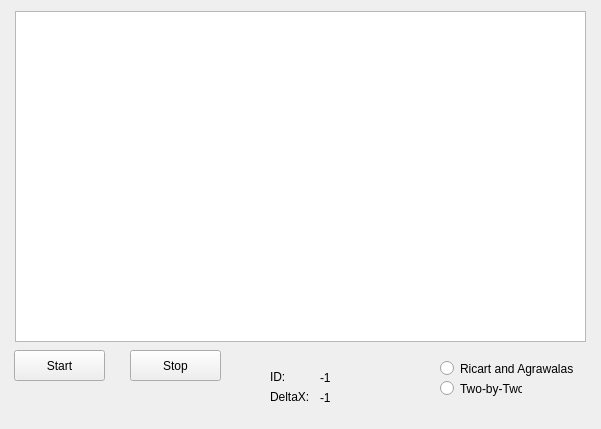
<?xml version="1.0" encoding="UTF-8"?>
<ui version="4.0">
 <class>Widget</class>
 <widget class="QWidget" name="Widget">
  <property name="geometry">
   <rect>
    <x>0</x>
    <y>0</y>
    <width>601</width>
    <height>429</height>
   </rect>
  </property>
  <property name="windowTitle">
   <string>Widget</string>
  </property>
  <widget class="QGraphicsView" name="graphicsView">
   <property name="geometry">
    <rect>
     <x>15</x>
     <y>11</y>
     <width>571</width>
     <height>331</height>
    </rect>
   </property>
  </widget>
  <widget class="QPushButton" name="btn_start">
   <property name="geometry">
    <rect>
     <x>14</x>
     <y>350</y>
     <width>91</width>
     <height>31</height>
    </rect>
   </property>
   <property name="text">
    <string>Start</string>
   </property>
  </widget>
  <widget class="QPushButton" name="btn_stop">
   <property name="geometry">
    <rect>
     <x>130</x>
     <y>350</y>
     <width>91</width>
     <height>31</height>
    </rect>
   </property>
   <property name="text">
    <string>Stop</string>
   </property>
  </widget>
  <widget class="QLabel" name="z_delta">
   <property name="geometry">
    <rect>
     <x>270</x>
     <y>390</y>
     <width>46</width>
     <height>13</height>
    </rect>
   </property>
   <property name="text">
    <string>DeltaX:</string>
   </property>
  </widget>
  <widget class="QLabel" name="z_id">
   <property name="geometry">
    <rect>
     <x>270</x>
     <y>370</y>
     <width>46</width>
     <height>13</height>
    </rect>
   </property>
   <property name="text">
    <string>ID:</string>
   </property>
  </widget>
  <widget class="QLabel" name="lbl_id">
   <property name="geometry">
    <rect>
     <x>320</x>
     <y>370</y>
     <width>91</width>
     <height>16</height>
    </rect>
   </property>
   <property name="text">
    <string>-1</string>
   </property>
  </widget>
  <widget class="QLabel" name="lbl_delta">
   <property name="geometry">
    <rect>
     <x>320</x>
     <y>390</y>
     <width>111</width>
     <height>16</height>
    </rect>
   </property>
   <property name="text">
    <string>-1</string>
   </property>
  </widget>
  <widget class="QRadioButton" name="rd_Ricart">
   <property name="geometry">
    <rect>
     <x>440</x>
     <y>360</y>
     <width>141</width>
     <height>17</height>
    </rect>
   </property>
   <property name="text">
    <string>Ricart and Agrawalas</string>
   </property>
  </widget>
  <widget class="QRadioButton" name="rd_Two">
   <property name="geometry">
    <rect>
     <x>440</x>
     <y>380</y>
     <width>82</width>
     <height>17</height>
    </rect>
   </property>
   <property name="text">
    <string>Two-by-Two</string>
   </property>
  </widget>
 </widget>
 <layoutdefault spacing="6" margin="11"/>
 <resources/>
 <connections/>
</ui>
